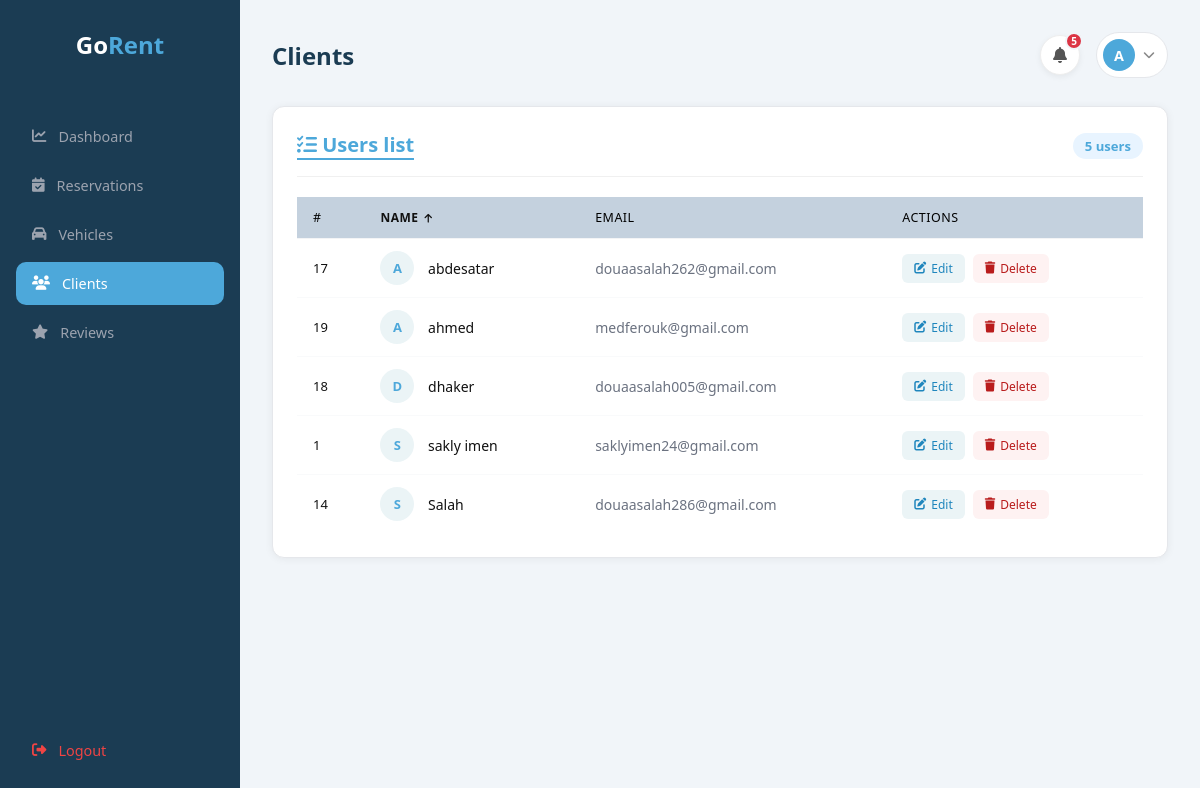
Page /admin/clients.php (signed in) on the committed database.
### tables this page shows
CREATE TABLE `users` (
  `idclient` int(11) NOT NULL,
  `email` varchar(70) NOT NULL,
  `nom` varchar(100) NOT NULL,
  `motdepasse` varchar(100) NOT NULL,
  `created_at` timestamp NOT NULL DEFAULT current_timestamp() ON UPDATE current_timestamp()
);

### admin/clients.php (the view, shortened to what this page needs)
<?php
$conn = new mysqli("localhost", "root", "", "locationvoitures");
$sort = isset($_GET['sort']) && $_GET['sort'] === 'desc' ? 'desc' : 'asc';
$next = $sort === 'asc' ? 'desc' : 'asc';
$icon = $sort === 'asc' ? 'fa-arrow-up' : 'fa-arrow-down';
$result = $conn->query("SELECT idclient, nom, email FROM users ORDER BY nom $sort");
$notif_result = $conn->query("SELECT id_reservation, u.nom, v.marque, v.modele, r.date_debut
    FROM reservation r
    JOIN users u ON r.id_client = u.idclient
    JOIN voitures v ON r.id_voiture = v.id
    WHERE r.statut = 'Pending'
    ORDER BY r.id_reservation DESC");
$notif_count = $notif_result->num_rows;
?>
<!DOCTYPE html>
<html lang="en">
<head>
    <link rel="stylesheet" href="styles/sidebar.css" />
    <link rel="stylesheet" href="styles/clients.css" />
    <link rel="stylesheet" href="https://cdnjs.cloudflare.com/ajax/libs/font-awesome/6.5.0/css/all.min.css" />
</head>
<body>
    <div class="admin-layout">
        <aside class="sidebar">
            <?php include 'sidebar.php'; ?>
        </aside>
        <main class="admin-main">
            <div class="admin-header">
                <h1>Clients</h1>
                <div style="display:flex; align-items:center; gap:16px;">
                    <div class="notif-wrapper" id="notifWrapper">
                        <button class="notif-btn" onclick="toggleNotif()">
                            <i class="fa-solid fa-bell"></i>
                            <?php if ($notif_count > 0): ?>
                                <span class="notif-badge"><?php echo $notif_count; ?></span>
                            <?php endif; ?>
                        </button>
                    </div>
                    <div class="admin-profile">
                        <a href="profile.php" class="profile-btn">
                            <div class="profile-avatar">
                                <?php echo strtoupper(substr($_SESSION['admin_nom'], 0, 1)); ?>
                            </div>
                            <i class="fa-solid fa-chevron-down" style="font-size:0.75rem; color:#888;"></i>
                        </a>
                    </div>
                </div>
            </div>
            <div class="admin-card">
                <div class="admin-card-header">
                    <h2><i class="fas fa-list-check"></i> Users list</h2>
                    <span class="badge-count"><?= $result->num_rows ?> users</span>
                </div>
                <?php if ($result->num_rows > 0): ?>
                    <table>
                        <thead>
                            <tr>
                                <th>#</th>
                                <th>
                                    <a href="clients.php?sort=<?= $next ?>" class="sort-link">
                                        Name <i class="fa <?= $icon ?>"></i>
                                    </a>
                                </th>
                                <th>Email</th>
                                <th>Actions</th>
                            </tr>
                        </thead>
                        <tbody>
                            <?php while ($row = $result->fetch_assoc()): ?>
                                <tr>
                                    <td style=" font-size:13px;">
                                        <?= $row['idclient'] ?>
                                    </td>
                                    <td>
                                        <span class="user-avatar">
                                            <?= strtoupper(substr($row['nom'], 0, 1)) ?>
                                        </span>
                                        <span class="user-name">
                                            <?= htmlspecialchars($row['nom']) ?>
                                        </span>
                                    </td>
                                    <td style="color:#6B7280;">
                                        <?= htmlspecialchars($row['email']) ?>
                                    </td>
                                    <td>
                                        <div class="actions">
                                            <button class="btn-edit" onclick="openModal(
                                            <?= $row['idclient'] ?>,
                                            `<?= addslashes($row['nom']) ?>`,
                                            `<?= addslashes($row['email']) ?>`
                                        )">
                                                <i class="fas fa-edit"></i> Edit
                                            </button>
                                            <a href="clients.php?delete=<?= $row['idclient'] ?>&sort=<?= $sort ?>"
                                                class="btn-delete"
                                                onclick="return confirm('Delete <?= addslashes($row['nom']) ?>?')">
                                                <i class="fa fa-trash"></i> Delete
                                            </a>
                                        </div>
                                    </td>
                                </tr>
                            <?php endwhile; ?>
                        </tbody>
                    </table>
                <?php endif; ?>
            </div>
        </main>
    </div>
</body>
</html>

### admin/styles/sidebar.css (style rules this page uses)
* { margin: 0; padding: 0; box-sizing: border-box; font-family: 'Segoe UI', sans-serif; }
body { background: #f1f5f9; }
.admin-layout { display: flex; min-height: 100vh; }
.sidebar { width: 240px; background: #1B3C53; display: flex; flex-direction: column; padding: 28px 16px; position: fixed; top: 0; left: 0; height: 100vh; }
.admin-main { margin-left: 240px; padding: 32px; flex: 1; }
.admin-header { display: flex; justify-content: space-between; align-items: center; margin-bottom: 28px; }
.admin-header h1 { font-size: 1.5rem; font-weight: 700; color: #1B3C53; }
.profile-btn { display: flex; align-items: center; gap: 8px; background: #fff; border: 1px solid #e5e7eb; border-radius: 50px; padding: 6px 12px 6px 6px; text-decoration: none; transition: background 0.2s; cursor: pointer; }
.profile-avatar { width: 32px; height: 32px; border-radius: 50%; background: #4DA8DA; color: #fff; display: flex; align-items: center; justify-content: center; font-size: 0.9rem; font-weight: 700; }
.admin-card { background: #fff; border-radius: 14px; padding: 24px; box-shadow: 0 1px 8px rgba(0, 0, 0, 0.06); }
.admin-card-header { display: flex; justify-content: space-between; align-items: center; margin-bottom: 20px; padding-bottom: 16px; border-bottom: 1px solid #f0f0f0; }
.admin-card-header h2 { font-size: 1.1rem; font-weight: 700; color: #1B3C53; }
.admin-card-header span { background: #e8f4ff; color: #4DA8DA; padding: 4px 12px; border-radius: 20px; font-size: 0.82rem; font-weight: 600; }

### admin/styles/clients.css (style rules this page uses)
:root { --blue: #4DA8DA; --blue-soft: #EBF4F6; --sidebar-width: 240px; }
* { margin: 0; padding: 0; box-sizing: border-box; font-family: 'Segoe UI', sans-serif; }
body { background: #f1f5f9; }
.admin-layout { display: flex; min-height: 100vh; }
.admin-main { margin-left: 240px; padding: 32px; flex: 1; }
.admin-card { background: #fff; border: 1px solid #E5E7EB; border-radius: 12px; overflow: hidden; margin-bottom: 1.5rem; }
.admin-card-header { display: flex; justify-content: space-between; align-items: center; margin-bottom: 20px; padding-bottom: 16px; border-bottom: 1px solid #f0f0f0; }
.admin-card-header h2 { font-size: 20px; color: var(--blue); border-bottom: 2px solid var(--blue); }
.notif-wrapper { position: relative; }
.notif-btn { position: relative; background: white; border: 1px solid #eee; border-radius: 50%; width: 40px; height: 40px; display: flex; align-items: center; justify-content: center; cursor: pointer; font-size: 16px; color: #555; box-shadow: 0 2px 6px rgba(0, 0, 0, 0.06); transition: all 0.2s; }
.notif-badge { position: absolute; top: -4px; right: -4px; background: #dc3545; color: white; font-size: 10px; font-weight: 700; border-radius: 50%; width: 18px; height: 18px; display: flex; align-items: center; justify-content: center; border: 2px solid #f1f5f9; }
.badge-count { background: #EBF4F6; color: #4DA8DA; font-size: 12px; font-weight: 600; padding: 3px 10px; border-radius: 20px; }
table { width: 100%; border-collapse: collapse; }
thead tr { background: #c4d1de; }
th { text-align: left; padding: 12px 16px; font-size: 0.78rem; text-transform: uppercase; letter-spacing: 0.04em; font-weight: 500; border-bottom: 1px solid #F3F4F6; }
td { padding: 12px 16px; font-size: 14px; color: #111; border-bottom: 1px solid #F9FAFB; vertical-align: middle; }
tbody tr:last-child td { border-bottom: none; }
.user-avatar { width: 34px; height: 34px; border-radius: 50%; background: #EBF4F6; color: #4DA8DA; display: inline-flex; align-items: center; justify-content: center; font-size: 13px; font-weight: 600; margin-right: 10px; vertical-align: middle; }
.user-name { vertical-align: middle; font-weight: 500; }
.sort-link { color: #111; text-decoration: none; display: inline-flex; align-items: center; gap: 6px; font-size: 12px; font-weight: 600; text-transform: uppercase; letter-spacing: 0.04em; }
.sort-link i { font-size: 10px; }
.actions { display: flex; gap: 8px; }
.btn-edit { padding: 6px 12px; background: #EBF4F6; color: #1f86bd; border: none; border-radius: 6px; font-size: 12px; font-weight: 500; cursor: pointer; text-decoration: none; display: inline-flex; align-items: center; gap: 5px; }
.btn-delete { padding: 6px 12px; background: #FEF2F2; color: #B91C1C; border: none; border-radius: 6px; font-size: 12px; font-weight: 500; cursor: pointer; text-decoration: none; display: inline-flex; align-items: center; gap: 5px; }

### rows in the picture
users: idclient "17", nom "A", nom "abdesatar", email "douaasalah262@gmail.com"
users: idclient "19", nom "A", nom "ahmed", email "medferouk@gmail.com"
users: idclient "18", nom "D", nom "dhaker", email "douaasalah005@gmail.com"
users: idclient "1", nom "S", nom "sakly imen", email "saklyimen24@gmail.com"
users: idclient "14", nom "S", nom "Salah", email "douaasalah286@gmail.com"

### other values in the picture
$notif_count "5"
substr($_SESSION['admin_nom'], 0, 1) "A"
$result->num_rows "5"
